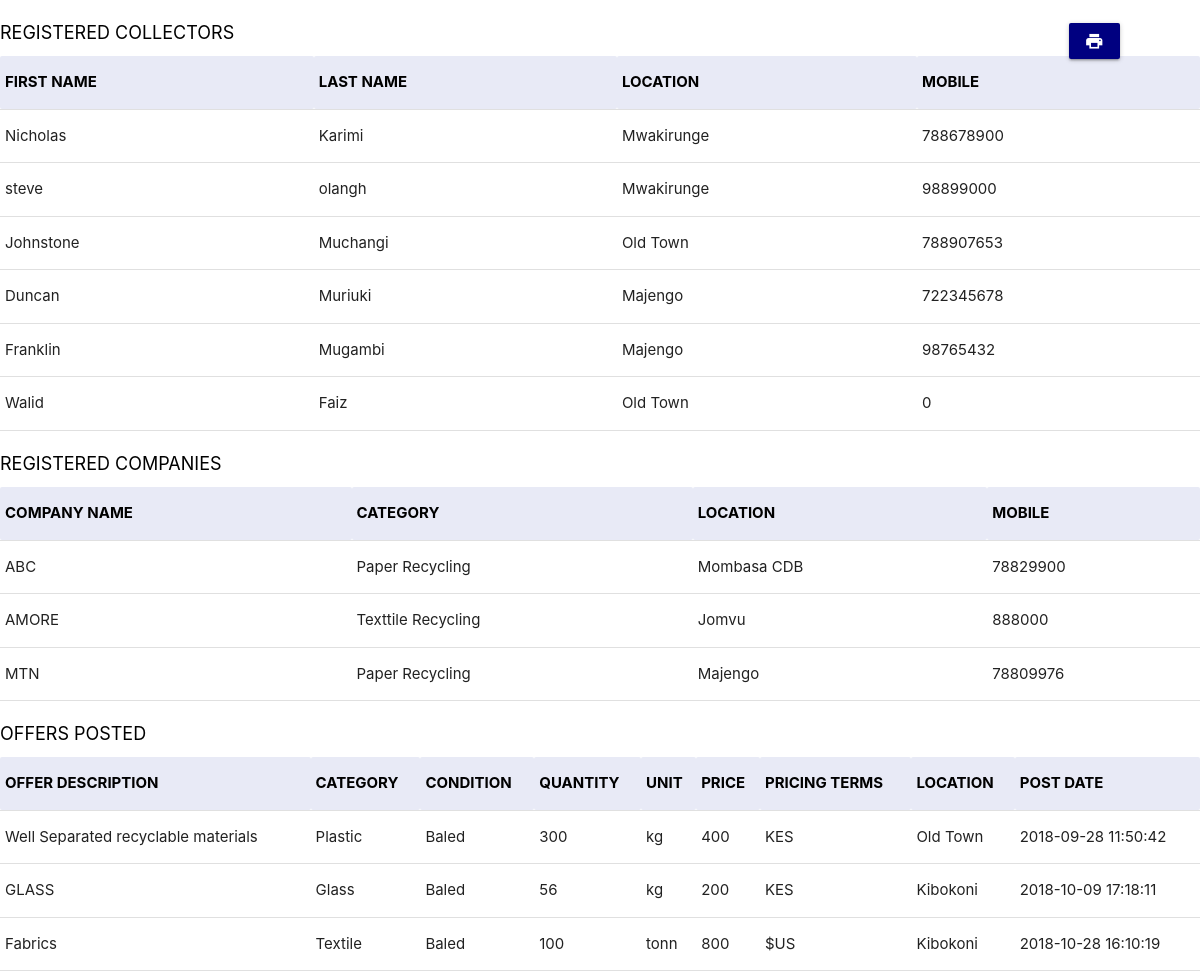
Page /admin/report.php on the committed database.
### tables this page shows
CREATE TABLE `collectors` (
  `id` int(11) UNSIGNED NOT NULL,
  `offerId` int(11) UNSIGNED NOT NULL,
  `collector_id` int(11) UNSIGNED NOT NULL,
  `first_name` varchar(50) NOT NULL,
  `last_name` varchar(50) NOT NULL,
  `user_name` varchar(50) NOT NULL,
  `location` varchar(50) NOT NULL,
  `email` varchar(100) NOT NULL,
  `phone` int(9) NOT NULL,
  `national_id` int(8) NOT NULL,
  `password` text NOT NULL,
  `registration_date` datetime NOT NULL DEFAULT CURRENT_TIMESTAMP
);

CREATE TABLE `company` (
  `Id` int(8) UNSIGNED NOT NULL,
  `companyId` int(11) UNSIGNED NOT NULL,
  `company_name` varchar(50) NOT NULL,
  `email` varchar(100) NOT NULL,
  `category` varchar(30) NOT NULL,
  `location` varchar(30) NOT NULL,
  `phone` int(10) NOT NULL,
  `password` varchar(255) NOT NULL,
  `reg_date` timestamp NOT NULL DEFAULT CURRENT_TIMESTAMP,
  `buyId` int(8) NOT NULL,
  `offerId` int(11) UNSIGNED NOT NULL
);

CREATE TABLE `offers` (
  `Id` int(11) UNSIGNED NOT NULL,
  `offerId` int(11) UNSIGNED NOT NULL,
  `offer_describe` varchar(50) NOT NULL,
  `category` varchar(50) NOT NULL,
  `offer_condition` varchar(50) NOT NULL,
  `quantity` int(10) NOT NULL,
  `unit` varchar(20) NOT NULL,
  `price` float NOT NULL,
  `pricing_terms` varchar(20) NOT NULL,
  `location` varchar(20) NOT NULL,
  `post_date` datetime NOT NULL DEFAULT CURRENT_TIMESTAMP
);

### admin/report.php (the view, shortened to what this page needs)
	<?php
	$dsn = "mysql:host=localhost;dbname=orwms";
	$user = "root";
	$password = "";
		try {
			$dbh = new PDO($dsn, $user, $password);
			$dbh->setAttribute(PDO::ATTR_ERRMODE, PDO::ERRMODE_EXCEPTION);
		} catch (PDOException $e) {
			echo "Connection failed:". $e->getMessage();
			die();
		}
		$sql = "SELECT * FROM collectors";
		$result = $dbh->query($sql);
		$result->setFetchMode(PDO::FETCH_OBJ);
		?>
		<!DOCTYPE html>
		<html>
		<head>
  <link href="../css/materialize.css" type="text/css" rel="stylesheet" media="screen,projection"/>
  <link href="../css/style.css" type="text/css" rel="stylesheet" media="screen,projection"/>
  <link rel="stylesheet" type="text/css" media="print">
		</head>
		<body>
			<button id="hideBtn" onclick="printPage()" class="btn tooltipped" data-postion="right" data-tooltip="print"><i class="large material-icons">print</i></button>
		<h4>Registered Collectors</h4>
		<table class="highlight">
			<thead class="thead-dark">
			<tr>
                <th>First Name</th>
                <th>Last Name</th>
                <th>Location</th>
                <th>Mobile</th>
            </tr>
        </thead>
         <?php while($row=$result->fetch()): ?>
         	<tr>
         		<td><?php echo $row->first_name; ?></td>
         		<td><?php echo $row->last_name; ?></td>
         		<td><?php echo $row->location; ?></td>
         		<td><?php echo $row->phone; ?></td>
         	</tr>
         <?php endwhile; ?>
		</table>
		<h4>Registered Companies</h4>
		<?php
		$sql = "SELECT * FROM company";
		$result=$dbh->query($sql);
		$result->setFetchMode(PDO::FETCH_OBJ);
		?>
		<table class="highlight">
			<thead class="thead-dark">
			<tr>
                <th>Company Name</th>
                <th>Category</th>
                <th>Location</th>
                <th>Mobile</th>
            </tr>
            </thead>
         <?php while($row=$result->fetch()): ?>
         	<tr>
         		<td><?php echo $row->company_name; ?></td>
         		<td><?php echo $row->category; ?></td>
         		<td><?php echo $row->location; ?></td>
         		<td><?php echo $row->phone; ?></td>
         	</tr>
         <?php endwhile; ?>
		</table>
		<h4>OFFERS POSTED</h4>
		<?php
		$sql = "SELECT * FROM offers LIMIT 3";
		$result = $dbh->query($sql);
		$result->setFetchMode(PDO::FETCH_OBJ);
		?>
		<table class="highlight">
			<thead class="thead-dark">
            <tr>
                <th>Offer Description</th>
                <th>Category</th>
                <th>Condition</th>
                <th>Quantity</th>
                <th>Unit</th>
                <th>Price</th>
                <th>Pricing Terms</th>
                <th>Location</th>
                <th>Post Date</th>
            </tr>
            </thead>
            <?php while($row=$result->fetch()): ?>
                <tr>
                    <td><?php echo $row->offer_describe; ?></td>
                    <td><?php echo $row->category; ?></td>
                    <td><?php echo $row->offer_condition; ?></td>
                    <td><?php echo $row->quantity; ?></td>
                    <td><?php echo $row->unit; ?></td>
                    <td><?php echo $row->price; ?></td>
                    <td><?php echo $row->pricing_terms; ?></td>
                    <td><?php echo $row->location; ?></td>
                    <td><?php echo $row->post_date; ?></td>
                </tr>
             <?php endwhile; ?>
        </table>
</body>
</html>

### admin/report.php (style rules this page uses)
.thead-dark { background: #e8eaf6; color: #000; text-transform: uppercase; }
h4 { text-transform: uppercase; font-size: 1.2rem; color: #000; }
.btn { float: right; right: 80px; background: navy; position: fixed; }

### rows in the picture
collectors: first_name "Nicholas", last_name "Karimi", location "Mwakirunge", phone "788678900"
collectors: first_name "steve", last_name "olangh", location "Mwakirunge", phone "98899000"
collectors: first_name "Johnstone", last_name "Muchangi", location "Old Town", phone "788907653"
collectors: first_name "Duncan", last_name "Muriuki", location "Majengo", phone "722345678"
collectors: first_name "Franklin", last_name "Mugambi", location "Majengo", phone "98765432"
collectors: first_name "Walid", last_name "Faiz", location "Old Town", phone "0"
company: company_name "ABC", category "Paper Recycling", location "Mombasa CDB", phone "78829900"
company: company_name "AMORE", category "Texttile Recycling", location "Jomvu", phone "888000"
company: company_name "MTN", category "Paper Recycling", location "Majengo", phone "78809976"
offers: offer_describe "Well Separated recyclable materials", category "Plastic", offer_condition "Baled", quantity "300", unit "kg", price "400", pricing_terms "KES", location "Old Town", post_date "2018-09-28 11:50:42"
offers: offer_describe "GLASS", category "Glass", offer_condition "Baled", quantity "56", unit "kg", price "200", pricing_terms "KES", location "Kibokoni", post_date "2018-10-09 17:18:11"
offers: offer_describe "Fabrics", category "Textile", offer_condition "Baled", quantity "100", unit "tonn", price "800", pricing_terms "$US", location "Kibokoni", post_date "2018-10-28 16:10:19"
